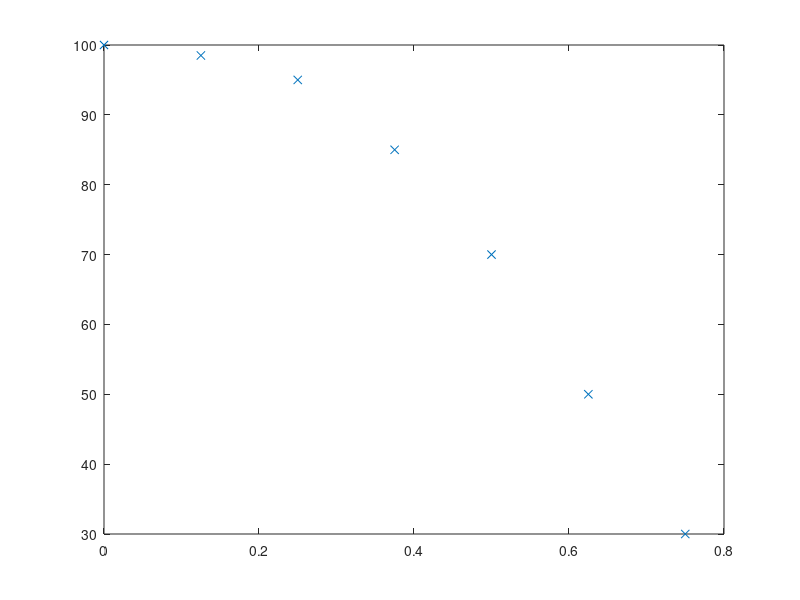

MATLAB code to generate this figure: (Note: this script raises an error after producing the figure.)
%% Input data: mx2 matrix of (x, y) tuples.
close all;
% x =  0:0.1:10;
% y = build_polynomial([1 -2 +3]',x);
% x = 0:0.125:1.25;
x = 0:0.125:0.75;

y = [100; 98.5; 95; 85; 70; 50; 30];
% y = [100; 98.5; 95; 85; 70; 50; 30; 12.5; 5; 3; 2.2];

%% Add noise to data to resemble more realistic data.
%y = y + 10*randn(size(y));
data_set = [x' y];
plot(x, y, 'x');

%% Split data into 3 different sets for training, cross validation and
%  testing.
[training_set, cv_set, test_set] = split_data_set(data_set);

%% Find theta for different orders of hypothesis.
max_order = 7;
% Some gradient descent settings
iterations = 1000000;
alpha = 0.001;
    
[ theta_order_mat ] = theta_order_matrix_specialised( training_set, max_order, iterations, alpha );

%% Find order of hypothesis that minimizes the cross validation cost function.
[ ~, best_order ] = order_theta_least_cost( cv_set, theta_order_mat );

%% -- Now we have the order. -- 

%% Iterate over different values of lambda to get the different values of theta.
lambda_range = [0.0001 0.001 0.01 0.1 0.2 0.4 0.8 1.6 3.2 6.4 12.8];
[ theta_lambda_mat ] = theta_lambda_matrix_specialised( training_set, lambda_range, iterations, alpha, best_order  );

%% Find theta which gives lowest cost. This will have the same index as the lambda
%  that gives the lowest cost. Use the cross validation cost function.
[ theta, best_lambda_index ] = lambda_least_cost( cv_set, theta_lambda_mat );
best_lambda = lambda_range(best_lambda_index);

%% Use test set and the test cost function to get average cost (error).
%  NOT DONE

%% Plot data
y_new = build_polynomial(theta ,x);
hold on;
plot(x, y_new, 'r');
title('Score vs Error');
legend('Data Set', 'Estimate');
xlabel('Error');
ylabel('Score');